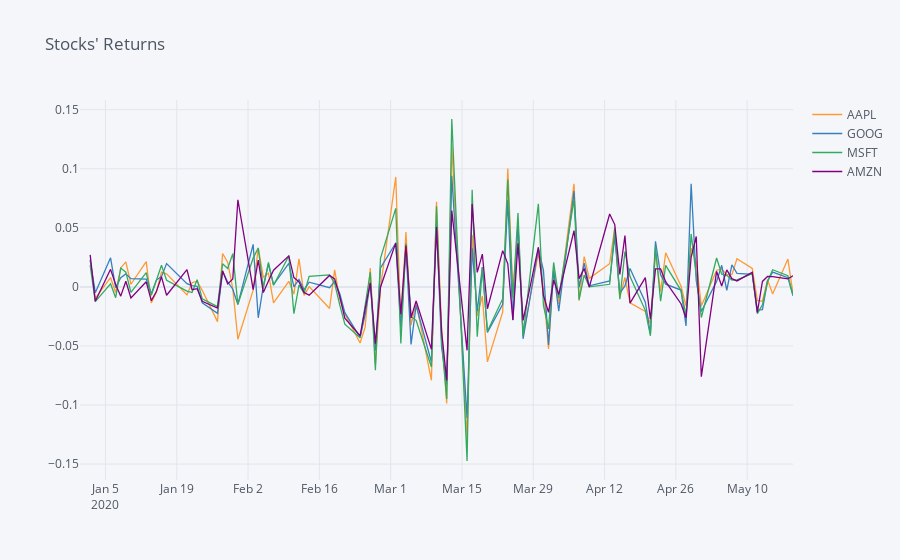

The code cell stored with this chart in its notebook:
### Code cell
# RUN THIS CELL ONLY IF YOU HAVE PLOTLY AND CUFFLINGS IMPORTED AND INSTALLED

tech_returns.iplot(title = "Stocks' Returns")
